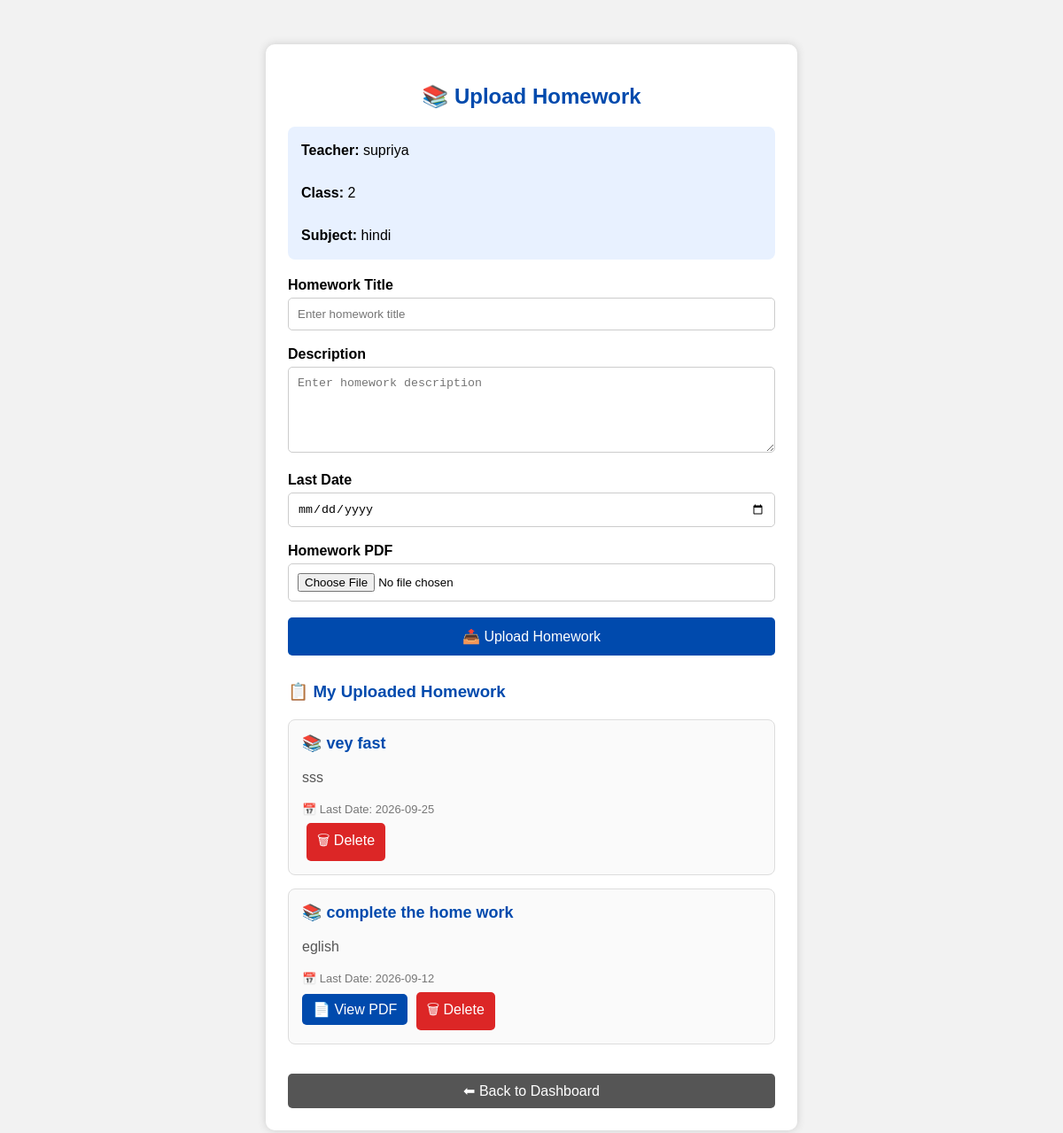
Screenshot of /add-homework.php?assignment_id=1 (signed in) with the database file from the repository.
### tables this page shows
CREATE TABLE `teacher_assignments` (
  `id` int(11) NOT NULL,
  `teacher_id` int(11) NOT NULL,
  `class` varchar(20) NOT NULL,
  `subject_id` int(11) NOT NULL,
  `is_class_teacher` tinyint(1) NOT NULL DEFAULT '0'
);

CREATE TABLE `teachers` (
  `id` int(11) NOT NULL,
  `name` varchar(100) DEFAULT NULL,
  `subject` varchar(100) DEFAULT NULL,
  `mobile` varchar(15) DEFAULT NULL,
  `email` varchar(100) DEFAULT NULL,
  `password` varchar(100) DEFAULT NULL
);

CREATE TABLE `subjects` (
  `id` int(11) NOT NULL,
  `subject_name` varchar(100) DEFAULT NULL,
  `subject_code` varchar(50) DEFAULT NULL
);

CREATE TABLE `homework` (
  `id` int(11) NOT NULL,
  `class` varchar(20) DEFAULT NULL,
  `subject` varchar(100) DEFAULT NULL,
  `title` varchar(200) DEFAULT NULL,
  `description` text,
  `last_date` date DEFAULT NULL,
  `teacher_name` varchar(100) DEFAULT NULL,
  `pdf_file` varchar(255) DEFAULT NULL
);

### add-homework.php (the view, shortened to what this page needs)
<?php
include "connection.php";
$teacher_id = intval($_SESSION['teacher_id']);
$assignment_id = intval($_GET['assignment_id']);
$sql = "
SELECT
    teacher_assignments.id,
    teacher_assignments.class,
    teacher_assignments.subject_id,
    teacher_assignments.is_class_teacher,
    teachers.name AS teacher_name,
    subjects.subject_name
FROM teacher_assignments
JOIN teachers
    ON teacher_assignments.teacher_id = teachers.id
JOIN subjects
    ON teacher_assignments.subject_id = subjects.id
WHERE teacher_assignments.id = ?
AND teacher_assignments.teacher_id = ?
LIMIT 1
";
$stmt = mysqli_prepare($conn, $sql);
mysqli_stmt_bind_param(
    $stmt,
    "ii",
    $assignment_id,
    $teacher_id
);
mysqli_stmt_execute($stmt);
$result = mysqli_stmt_get_result($stmt);
$assignment = mysqli_fetch_assoc($result);
$class = $assignment['class'];
$subject = $assignment['subject_name'];
$teacher = $assignment['teacher_name'];
$homework_sql = "
SELECT
    id,
    title,
    description,
    last_date,
    pdf_file
FROM homework
WHERE class = ?
AND subject = ?
AND teacher_name = ?
ORDER BY id DESC
";
$stmt = mysqli_prepare($conn, $homework_sql);
mysqli_stmt_bind_param(
    $stmt,
    "sss",
    $class,
    $subject,
    $teacher
);
mysqli_stmt_execute($stmt);
$homework_result = mysqli_stmt_get_result($stmt);
?>
<!DOCTYPE html>
<html>
<head>
</head>
<body>
<div class="box">
<h2>📚 Upload Homework</h2>
<div class="info">
<b>Teacher:</b>
<?php echo htmlspecialchars($teacher); ?>
<br><br>
<b>Class:</b>
<?php echo htmlspecialchars($class); ?>
<br><br>
<b>Subject:</b>
<?php echo htmlspecialchars($subject); ?>
</div>
<form
    method="POST"
    enctype="multipart/form-data"
>
<label>Homework Title</label>
<input
    type="text"
    name="title"
    placeholder="Enter homework title"
    required
>
<br><br>
<label>Description</label>
<textarea
    name="description"
    rows="5"
    placeholder="Enter homework description"
    required
></textarea>
<br><br>
<label>Last Date</label>
<input
    type="date"
    name="last_date"
    required
>
<br><br>
<label>Homework PDF</label>
<input
    type="file"
    name="pdf_file"
    accept=".pdf,application/pdf"
>
<br><br>
<button
    type="submit"
    name="save"
>
📤 Upload Homework
</button>
</form>
<h3>📋 My Uploaded Homework</h3>
<div class="homework-list">
<?php
if(mysqli_num_rows($homework_result) > 0)
{
    while($hw = mysqli_fetch_assoc($homework_result))
    {
?>
<div class="homework-card">
<h4>
📚 <?php echo htmlspecialchars($hw['title']); ?>
</h4>
<p>
<?php echo nl2br(
    htmlspecialchars($hw['description'])
); ?>
</p>
<div class="date">
📅 Last Date:
<?php echo htmlspecialchars($hw['last_date']); ?>
</div>
<?php
if(!empty($hw['pdf_file']))
{
?>
<a
    class="pdf"
    href="uploads/<?php echo htmlspecialchars($hw['pdf_file']); ?>"
    target="_blank"
>
📄 View PDF
</a>
<?php
}
?>
<a
    class="delete"
    href="delete-homework.php?id=<?php echo $hw['id']; ?>&assignment_id=<?php echo $assignment_id; ?>"
    onclick="return confirm('Are you sure you want to delete this homework?');"
>
🗑 Delete
</a>
</div>
<?php
    }
}
else
{
?>
<div class="no-homework">
No homework uploaded yet.
</div>
<?php
}
?>
</div>
<br>
<a
    class="back"
    href="teacher-dashboard.php"
>
⬅ Back to Dashboard
</a>
</div>
</body>
</html>

### add-homework.php (style rules this page uses)
* { box-sizing:border-box; }
body { font-family:Arial, sans-serif; background:#f2f2f2; margin:0; padding:20px; }
.box { width:600px; max-width:95%; margin:30px auto; background:white; padding:25px; box-shadow:0 0 10px #ccc; border-radius:10px; }
h2 { text-align:center; color:#004aad; }
h3 { color:#004aad; margin-top:30px; }
.info { background:#e8f1ff; padding:15px; border-radius:8px; margin-bottom:20px; line-height:1.5; }
label { font-weight:bold; }
input, textarea { width:100%; padding:10px; margin-top:5px; box-sizing:border-box; border:1px solid #ccc; border-radius:5px; }
textarea { resize:vertical; }
button { background:#004aad; color:white; border:none; padding:12px 20px; cursor:pointer; width:100%; border-radius:5px; font-size:16px; }
.back { display:block; text-align:center; text-decoration:none; background:#555; color:white; padding:10px; border-radius:5px; }
.homework-list { margin-top:20px; }
.homework-card { border:1px solid #ddd; border-radius:8px; padding:15px; margin-bottom:15px; background:#fafafa; }
.homework-card h4 { margin:0 0 10px; color:#004aad; font-size:18px; }
.homework-card p { color:#555; line-height:1.5; }
.date { font-size:13px; color:#777; }
.pdf { display:inline-block; background:#004aad; color:white; padding:8px 12px; border-radius:5px; text-decoration:none; margin-top:8px; }
.delete { display:inline-block; background:#dc2626; color:white; padding:8px 12px; border-radius:5px; text-decoration:none; margin-top:8px; margin-left:5px; }

### rows the page displays
teacher_assignments: teacher.name "supriya", class "2", subject.subject_name "hindi"
homework: title "vey fast", description "sss", last_date "2026-09-25"
homework: title "complete the home work", description "eglish", last_date "2026-09-12"
